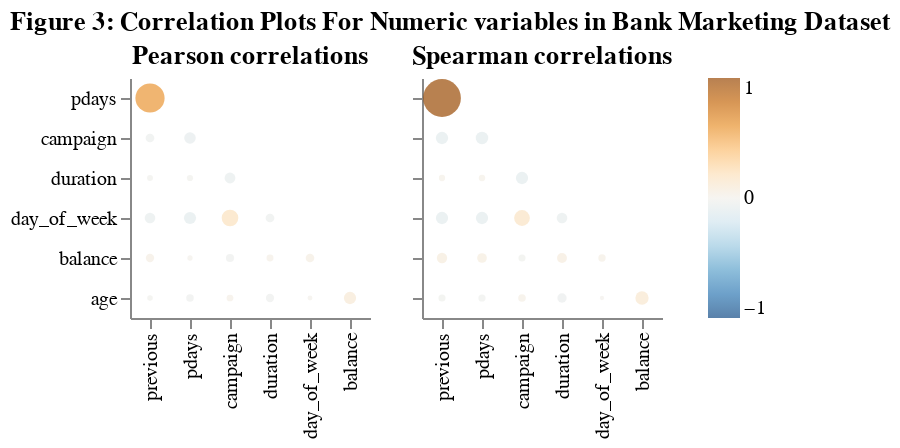

This figure's notebook cell:
### Code cell
correlation_plots = aly.corr(bank_marketing_sample)
correlation_plots.properties(
    title="Figure 3: Correlation Plots For Numeric variables in Bank Marketing Dataset"
)

### Figure 1 — Vega specification as saved in the notebook (floating-point values rounded to 4 significant figures)
{"$schema": "https://vega.github.io/schema/vega/v6.json", "data": [{"name": "source_0"}, {"name": "data_0", "values": [{"abs_value": 0.5861, "index": "previous", "value": 0.5861, "variable": "pdays"}, {"abs_value": 0.01326, "index": "previous", "value": -0.01326, "variable": "duration"}, {"abs_value": 0.01566, "index": "pdays", "value": -0.01566, "variable": "duration"}, {"abs_value": 0.07071, "index": "campaign", "value": -0.07071, "variable": "duration"}, {"abs_value": 0.04197, "index": "duration", "value": -0.04197, "variable": "day_of_week"}, {"abs_value": 0.06698, "index": "previous", "value": -0.06698, "variable": "day_of_week"}, {"abs_value": 0.09143, "index": "pdays", "value": -0.09143, "variable": "day_of_week"}, {"abs_value": 0.1826, "index": "campaign", "value": 0.1826, "variable": "day_of_week"}, {"abs_value": 0.04182, "index": "previous", "value": -0.04182, "variable": "campaign"}, {"abs_value": 0.08252, "index": "pdays", "value": -0.08252, "variable": "campaign"}, {"abs_value": 0.03803, "index": "previous", "value": 0.03803, "variable": "balance"}, {"abs_value": 0.008615, "index": "pdays", "value": 0.008615, "variable": "balance"}, {"abs_value": 0.03628, "index": "campaign", "value": -0.03628, "variable": "balance"}, {"abs_value": 0.02262, "index": "duration", "value": 0.02262, "variable": "balance"}, {"abs_value": 0.04072, "index": "day_of_week", "value": 0.04072, "variable": "balance"}, {"abs_value": 0.005029, "index": "day_of_week", "value": 0.005029, "variable": "age"}, {"abs_value": 0.01071, "index": "previous", "value": -0.01071, "variable": "age"}, {"abs_value": 0.02865, "index": "pdays", "value": -0.02865, "variable": "age"}, {"abs_value": 0.02056, "index": "campaign", "value": 0.02056, "variable": "age"}, {"abs_value": 0.03687, "index": "duration", "value": -0.03687, "variable": "age"}, {"abs_value": 0.09437, "index": "balance", "value": 0.09437, "variable": "age"}]}, {"name": "source_1"}, {"name": "data_1", "values": [{"abs_value": 0.9887, "index": "previous", "value": 0.9887, "variable": "pdays"}, {"abs_value": 0.0165, "index": "previous", "value": 0.0165, "variable": "duration"}, {"abs_value": 0.01719, "index": "pdays", "value": 0.01719, "variable": "duration"}, {"abs_value": 0.0945, "index": "campaign", "value": -0.0945, "variable": "duration"}, {"abs_value": 0.06695, "index": "duration", "value": -0.06695, "variable": "day_of_week"}, {"abs_value": 0.09395, "index": "previous", "value": -0.09395, "variable": "day_of_week"}, {"abs_value": 0.09461, "index": "pdays", "value": -0.09461, "variable": "day_of_week"}, {"abs_value": 0.163, "index": "campaign", "value": 0.163, "variable": "day_of_week"}, {"abs_value": 0.0957, "index": "previous", "value": -0.0957, "variable": "campaign"}, {"abs_value": 0.09828, "index": "pdays", "value": -0.09828, "variable": "campaign"}, {"abs_value": 0.06429, "index": "previous", "value": 0.06429, "variable": "balance"}, {"abs_value": 0.0549, "index": "pdays", "value": 0.0549, "variable": "balance"}, {"abs_value": 0.02334, "index": "campaign", "value": -0.02334, "variable": "balance"}, {"abs_value": 0.05775, "index": "duration", "value": 0.05775, "variable": "balance"}, {"abs_value": 0.02681, "index": "day_of_week", "value": 0.02681, "variable": "balance"}, {"abs_value": 0.001525, "index": "day_of_week", "value": 0.001525, "variable": "age"}, {"abs_value": 0.02386, "index": "previous", "value": -0.02386, "variable": "age"}, {"abs_value": 0.02557, "index": "pdays", "value": -0.02557, "variable": "age"}, {"abs_value": 0.02906, "index": "campaign", "value": 0.02906, "variable": "age"}, {"abs_value": 0.04911, "index": "duration", "value": -0.04911, "variable": "age"}, {"abs_value": 0.1126, "index": "balance", "value": 0.1126, "variable": "age"}]}, {"name": "source_0_concat_0_x_domain_index", "values": [{"index": "previous", "sort_field": 0.0}, {"index": "pdays", "sort_field": 1.0}, {"index": "campaign", "sort_field": 2.0}, {"index": "duration", "sort_field": 3.0}, {"index": "day_of_week", "sort_field": 4.0}, {"index": "balance", "sort_field": 5.0}]}, {"name": "source_0_concat_0_y_domain_variable", "values": [{"sort_field": 0.0, "variable": "pdays"}, {"sort_field": 2.0, "variable": "duration"}, {"sort_field": 3.0, "variable": "day_of_week"}, {"sort_field": 1.0, "variable": "campaign"}, {"sort_field": 4.0, "variable": "balance"}, {"sort_field": 5.0, "variable": "age"}]}, {"name": "source_1_concat_1_x_domain_index", "values": [{"index": "previous", "sort_field": 0.0}, {"index": "pdays", "sort_field": 1.0}, {"index": "campaign", "sort_field": 2.0}, {"index": "duration", "sort_field": 3.0}, {"index": "day_of_week", "sort_field": 4.0}, {"index": "balance", "sort_field": 5.0}]}, {"name": "source_1_concat_1_y_domain_variable", "values": [{"sort_field": 0.0, "variable": "pdays"}, {"sort_field": 2.0, "variable": "duration"}, {"sort_field": 3.0, "variable": "day_of_week"}, {"sort_field": 1.0, "variable": "campaign"}, {"sort_field": 4.0, "variable": "balance"}, {"sort_field": 5.0, "variable": "age"}]}], "signals": [{"name": "concat_0_x_step", "value": 20}, {"name": "concat_0_width", "update": "bandspace(domain('concat_0_x').length, 1, 0.5) * concat_0_x_step"}, {"name": "concat_0_y_step", "value": 20}, {"name": "concat_0_height", "update": "bandspace(domain('concat_0_y').length, 1, 0.5) * concat_0_y_step"}, {"name": "concat_1_x_step", "value": 20}, {"name": "concat_1_width", "update": "bandspace(domain('concat_1_x').length, 1, 0.5) * concat_1_x_step"}, {"name": "concat_1_y_step", "value": 20}, {"name": "concat_1_height", "update": "bandspace(domain('concat_1_y').length, 1, 0.5) * concat_1_y_step"}], "marks": [{"type": "group", "name": "concat_0_group", "encode": {"update": {"width": {"signal": "concat_0_width"}, "height": {"signal": "concat_0_height"}}}, "marks": [{"type": "symbol", "name": "concat_0_marks", "from": {"data": "data_0"}, "encode": {"update": {"y": {"field": "variable", "scale": "concat_0_y"}, "opacity": {"value": 0.7}, "size": {"field": "abs_value", "scale": "size"}, "x": {"field": "index", "scale": "concat_0_x"}, "shape": {"value": "circle"}, "fill": {"field": "value", "scale": "color"}, "tooltip": {"signal": "{\"corr\": format(datum[\"value\"], \".2f\"), \"x\": isValid(datum[\"index\"]) ? datum[\"index\"] : \"\"+datum[\"index\"], \"y\": isValid(datum[\"variable\"]) ? datum[\"variable\"] : \"\"+datum[\"variable\"]}"}}}, "style": ["circle"]}], "axes": [{"scale": "concat_0_x", "zindex": 0, "labelAngle": 270, "grid": false, "labelAlign": "right", "orient": "bottom", "labelBaseline": "middle"}, {"scale": "concat_0_y", "zindex": 0, "grid": false, "orient": "left"}], "title": {"text": "Pearson correlations", "frame": "group"}, "style": "cell"}, {"type": "group", "name": "concat_1_group", "encode": {"update": {"width": {"signal": "concat_1_width"}, "height": {"signal": "concat_1_height"}}}, "marks": [{"type": "symbol", "name": "concat_1_marks", "from": {"data": "data_1"}, "encode": {"update": {"shape": {"value": "circle"}, "tooltip": {"signal": "{\"corr\": format(datum[\"value\"], \".2f\"), \"x\": isValid(datum[\"index\"]) ? datum[\"index\"] : \"\"+datum[\"index\"], \"y\": isValid(datum[\"variable\"]) ? datum[\"variable\"] : \"\"+datum[\"variable\"]}"}, "opacity": {"value": 0.7}, "x": {"field": "index", "scale": "concat_1_x"}, "y": {"field": "variable", "scale": "concat_1_y"}, "fill": {"field": "value", "scale": "color"}, "size": {"field": "abs_value", "scale": "size"}}}, "style": ["circle"]}], "axes": [{"scale": "concat_1_x", "zindex": 0, "orient": "bottom", "grid": false, "labelBaseline": "middle", "labelAngle": 270, "labelAlign": "right"}, {"scale": "concat_1_y", "grid": false, "orient": "left", "zindex": 0, "labels": false}], "title": {"text": "Spearman correlations", "frame": "group"}, "style": "cell"}], "scales": [{"name": "color", "type": "linear", "domain": [-1, 1], "range": {"scheme": "blueorange"}, "interpolate": "hcl", "zero": true}, {"name": "size", "type": "linear", "domain": [0, 1], "range": [4, 361], "zero": true}, {"name": "concat_0_x", "type": "point", "domain": {"data": "source_0_concat_0_x_domain_index", "field": "index", "sort": {"op": "max", "field": "sort_field"}}, "range": {"step": {"signal": "concat_0_x_step"}}, "padding": 0.5}, {"name": "concat_0_y", "type": "point", "domain": {"data": "source_0_concat_0_y_domain_variable", "field": "variable", "sort": {"op": "max", "field": "sort_field"}}, "range": {"step": {"signal": "concat_0_y_step"}}, "padding": 0.5}, {"name": "concat_1_x", "type": "point", "domain": {"data": "source_1_concat_1_x_domain_index", "field": "index", "sort": {"op": "max", "field": "sort_field"}}, "range": {"step": {"signal": "concat_1_x_step"}}, "padding": 0.5}, {"name": "concat_1_y", "type": "point", "domain": {"data": "source_1_concat_1_y_domain_variable", "field": "variable", "sort": {"op": "max", "field": "sort_field"}}, "range": {"step": {"signal": "concat_1_y_step"}}, "padding": 0.5}], "title": {"text": "Figure 3: Correlation Plots For Numeric variables in Bank Marketing Dataset", "anchor": "start"}, "background": "white", "layout": {"padding": 20, "bounds": "full", "align": "each"}, "legends": [{"fill": "color", "gradientLength": {"signal": "clamp(concat_0_height, 64, 200)"}, "encode": {"gradient": {"update": {"opacity": {"value": 0.7}}}}}], "padding": 5, "config": {"style": {"cell": {"strokeWidth": 0}}}}
